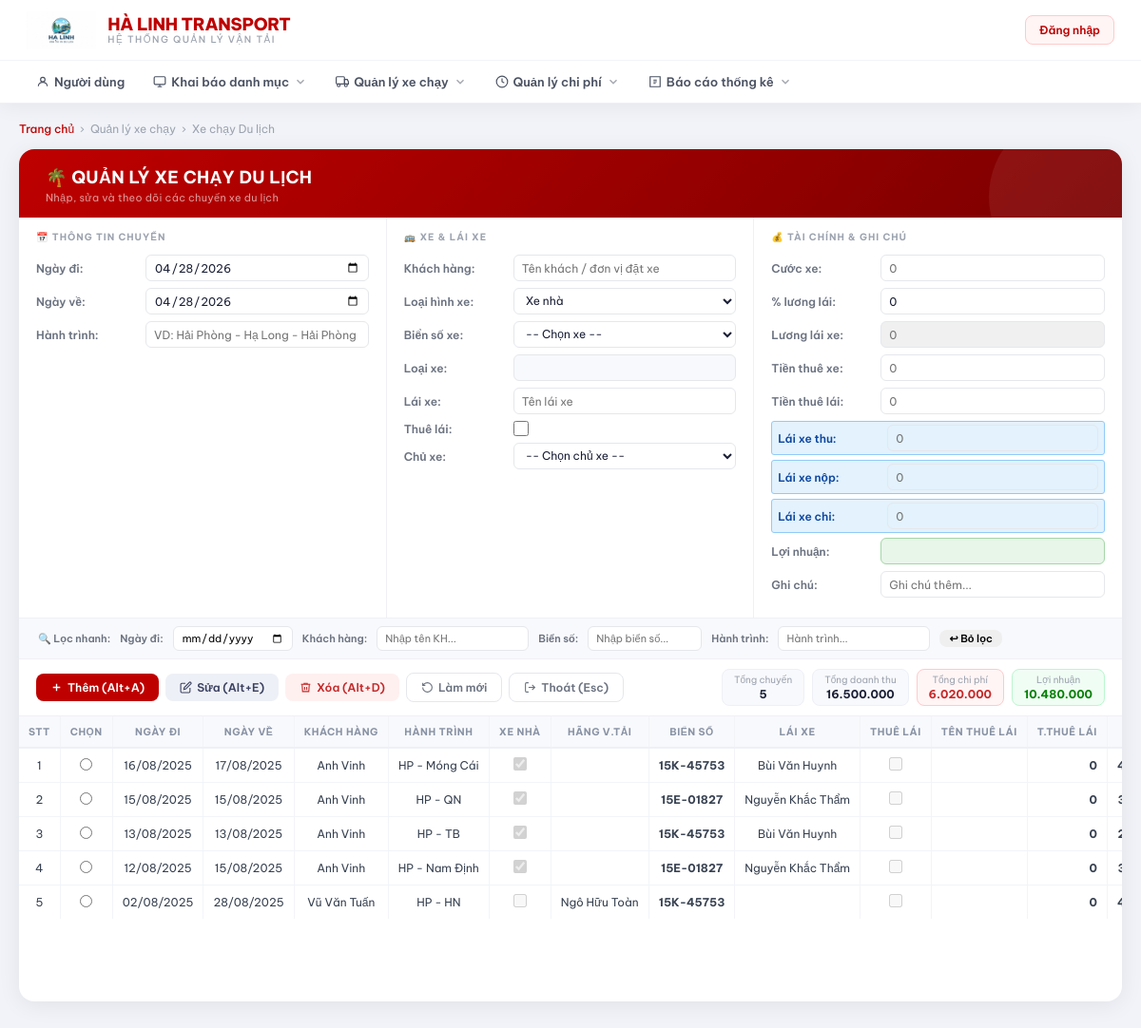
The page /xe_chay_du_lich.php (signed in) on the database its author committed.
### tables this page shows
CREATE TABLE `xe_chay_du_lich` (
  `id` int(11) NOT NULL,
  `ngay_di` date DEFAULT NULL,
  `ngay_ve` date DEFAULT NULL,
  `hanh_trinh` varchar(500) DEFAULT NULL,
  `khach_hang` varchar(255) DEFAULT NULL,
  `bien_so` varchar(20) DEFAULT NULL,
  `loai_xe` varchar(50) DEFAULT NULL,
  `lai_xe` varchar(100) DEFAULT NULL,
  `ten_thue_lai` varchar(100) DEFAULT NULL,
  `gio_xuat_phat` varchar(10) DEFAULT NULL,
  `gio_ve` varchar(10) DEFAULT NULL,
  `don_gia` decimal(15,0) DEFAULT 0,
  `cuoc_xe` decimal(15,0) DEFAULT 0,
  `luong_lai_xe` decimal(15,0) DEFAULT 0,
  `phan_tram_luong` int(11) DEFAULT 0,
  `tien_thue_xe` decimal(15,0) DEFAULT 0,
  `tien_thue_lai` decimal(15,0) DEFAULT 0,
  `lai_xe_thu` decimal(15,0) DEFAULT 0,
  `lai_xe_nop` decimal(15,0) DEFAULT 0,
  `lai_xe_chi` decimal(15,0) DEFAULT 0,
  `chu_xe` varchar(100) DEFAULT NULL,
  `loai_hinh` varchar(50) DEFAULT 'Xe nhà',
  `ghi_chu` text DEFAULT NULL,
  `thue_lai` tinyint(1) DEFAULT 0
);

### xe_chay_du_lich.php (the view, shortened to what the rows shown need)
<?php
include 'conn.php';
$conn->query("CREATE TABLE IF NOT EXISTS `xe_chay_du_lich` (
    `id` int(11) NOT NULL AUTO_INCREMENT,
    `ngay_di` date DEFAULT NULL,
    `ngay_ve` date DEFAULT NULL,
    `hanh_trinh` varchar(500) DEFAULT NULL,
    `khach_hang` varchar(255) DEFAULT NULL,
    `bien_so` varchar(20) DEFAULT NULL,
    `loai_xe` varchar(50) DEFAULT NULL,
    `lai_xe` varchar(100) DEFAULT NULL,
    `ten_thue_lai` varchar(100) DEFAULT NULL,
    `thue_lai` tinyint(1) DEFAULT 0,
    `cuoc_xe` decimal(15,0) DEFAULT 0,
    `luong_lai_xe` decimal(15,0) DEFAULT 0,
    `phan_tram_luong` int(11) DEFAULT 0,
    `tien_thue_xe` decimal(15,0) DEFAULT 0,
    `tien_thue_lai` decimal(15,0) DEFAULT 0,
    `lai_xe_thu` decimal(15,0) DEFAULT 0,
    `lai_xe_nop` decimal(15,0) DEFAULT 0,
    `lai_xe_chi` decimal(15,0) DEFAULT 0,
    `chu_xe` varchar(100) DEFAULT NULL,
    `loai_hinh` varchar(50) DEFAULT 'Xe nhà',
    `ghi_chu` text DEFAULT NULL,
    PRIMARY KEY (`id`)
) ENGINE=InnoDB DEFAULT CHARSET=utf8mb4 COLLATE=utf8mb4_general_ci;");
$conn->query("ALTER TABLE xe_chay_du_lich ADD COLUMN IF NOT EXISTS `hanh_trinh` varchar(500) DEFAULT NULL");
$conn->query("ALTER TABLE xe_chay_du_lich ADD COLUMN IF NOT EXISTS `cuoc_xe` decimal(15,0) DEFAULT 0");
$conn->query("ALTER TABLE xe_chay_du_lich ADD COLUMN IF NOT EXISTS `phan_tram_luong` int(11) DEFAULT 0");
$conn->query("ALTER TABLE xe_chay_du_lich ADD COLUMN IF NOT EXISTS `tien_thue_xe` decimal(15,0) DEFAULT 0");
$conn->query("ALTER TABLE xe_chay_du_lich ADD COLUMN IF NOT EXISTS `tien_thue_lai` decimal(15,0) DEFAULT 0");
$conn->query("ALTER TABLE xe_chay_du_lich ADD COLUMN IF NOT EXISTS `ten_thue_lai` varchar(100) DEFAULT NULL");
$conn->query("ALTER TABLE xe_chay_du_lich ADD COLUMN IF NOT EXISTS `thue_lai` tinyint(1) DEFAULT 0");
$conn->query("ALTER TABLE xe_chay_du_lich ADD COLUMN IF NOT EXISTS `lai_xe_thu` decimal(15,0) DEFAULT 0");
$conn->query("ALTER TABLE xe_chay_du_lich ADD COLUMN IF NOT EXISTS `lai_xe_nop` decimal(15,0) DEFAULT 0");
$conn->query("ALTER TABLE xe_chay_du_lich ADD COLUMN IF NOT EXISTS `lai_xe_chi` decimal(15,0) DEFAULT 0");
$conn->query("ALTER TABLE xe_chay_du_lich DROP COLUMN IF EXISTS `ten_doan`");
$conn->query("ALTER TABLE xe_chay_du_lich DROP COLUMN IF EXISTS `diem_don`");
$conn->query("ALTER TABLE xe_chay_du_lich DROP COLUMN IF EXISTS `diem_tra`");
$conn->query("ALTER TABLE xe_chay_du_lich DROP COLUMN IF EXISTS `so_khach`");
$conn->query("ALTER TABLE xe_chay_du_lich DROP COLUMN IF EXISTS `huong_dan_vien`");
$conn->query("ALTER TABLE xe_chay_du_lich DROP COLUMN IF EXISTS `tien_hdv`");
?>
<!DOCTYPE html>
<html lang="vi">
<head>
</head>
<body>
<div class="page-wrapper">
<div class="main-container">
    <div class="grid-wrapper">
        <table id="mainTable">
            <thead>
                <tr>
                    <th width="35">Stt</th>
                    <th width="35">Chọn</th>
                    <th width="80">Ngày đi</th>
                    <th width="75">Ngày về</th>
                    <th width="130">Khách hàng</th>
                    <th width="170">Hành trình</th>
                    <th width="45" title="Xe nhà">Xe nhà</th>
                    <th width="120">Hãng v.tải</th>
                    <th width="100">Biển số</th>
                    <th width="120">Lái xe</th>
                    <th width="45" title="Thuê lái">Thuê lái</th>
                    <th width="120">Tên thuê lái</th>
                    <th width="100">T.Thuê lái</th>
                    <th width="100">Cước xe</th>
                </tr>
            </thead>
            <tbody id="tableBody">
                <?php
                $res = $conn->query("SELECT * FROM xe_chay_du_lich ORDER BY ngay_di DESC, id DESC");
                $stt = 1;
                while ($r = $res->fetch_assoc()):
                ?>
                <tr onclick="selectRow(this)"
                    data-id="<?= $r['id'] ?>"
                    data-ngaydi="<?= $r['ngay_di'] ?>"
                    data-ngayve="<?= $r['ngay_ve'] ?>"
                    data-hanhtrinh="<?= htmlspecialchars($r['hanh_trinh'] ?? '') ?>"
                    data-kh="<?= htmlspecialchars($r['khach_hang'] ?? '') ?>"
                    data-bienso="<?= htmlspecialchars($r['bien_so'] ?? '') ?>"
                    data-loaixe="<?= htmlspecialchars($r['loai_xe'] ?? '') ?>"
                    data-laixe="<?= htmlspecialchars($r['lai_xe'] ?? '') ?>"
                    data-tenthuuelai="<?= htmlspecialchars($r['ten_thue_lai'] ?? '') ?>"
                    data-thueLai="<?= $r['thue_lai'] ?? 0 ?>"
                    data-chuxe="<?= htmlspecialchars($r['chu_xe'] ?? '') ?>"
                    data-loaihinh="<?= htmlspecialchars($r['loai_hinh'] ?? 'Xe nhà') ?>"
                    data-dongia="<?= $r['don_gia'] ?? 0 ?>"
                    data-cuocxe="<?= $r['cuoc_xe'] ?>"
                    data-luong="<?= $r['luong_lai_xe'] ?>"
                    data-phantramluong="<?= $r['phan_tram_luong'] ?>"
                    data-tienthuexe="<?= $r['tien_thue_xe'] ?>"
                    data-tienthuuelai="<?= $r['tien_thue_lai'] ?>"
                    data-laixethu="<?= $r['lai_xe_thu'] ?>"
                    data-laixenop="<?= $r['lai_xe_nop'] ?>"
                    data-laixechi="<?= $r['lai_xe_chi'] ?>"
                    data-ghichu="<?= htmlspecialchars($r['ghi_chu'] ?? '') ?>">
                    <td class="col-center"><?= $stt++ ?></td>
                    <td class="col-center"><input type="radio" name="row_select" value="<?= $r['id'] ?>" onclick="event.stopPropagation();"></td>
                    <td class="col-center"><?= $r['ngay_di'] ? date('d/m/Y', strtotime($r['ngay_di'])) : '' ?></td>
                    <td class="col-center"><?= $r['ngay_ve'] ? date('d/m/Y', strtotime($r['ngay_ve'])) : '' ?></td>
                    <td><?= htmlspecialchars($r['khach_hang'] ?? '') ?></td>
                    <td><?= htmlspecialchars($r['hanh_trinh'] ?? '') ?></td>
                    <td class="col-center"><?= ($r['loai_hinh'] === 'Xe nhà') ? '<input type="checkbox" checked disabled style="width:14px;height:14px;">' : '<input type="checkbox" disabled style="width:14px;height:14px;">' ?></td>
                    <td><?= htmlspecialchars($r['chu_xe'] ?? '') ?></td>
                    <td class="col-center"><b><?= htmlspecialchars($r['bien_so'] ?? '') ?></b></td>
                    <td><?= htmlspecialchars($r['lai_xe'] ?? '') ?></td>
                    <td class="col-center"><?= ($r['thue_lai'] ?? 0) ? '<input type="checkbox" checked disabled style="width:14px;height:14px;">' : '<input type="checkbox" disabled style="width:14px;height:14px;">' ?></td>
                    <td><?= htmlspecialchars($r['ten_thue_lai'] ?? '') ?></td>
                    <td class="col-money"><?= number_format($r['tien_thue_lai']) ?></td>
                    <td class="col-money"><?= number_format($r['cuoc_xe']) ?></td>
                </tr>
                <?php endwhile; ?>
            </tbody>
        </table>
    </div>
</div>
</div>
</body>
</html>

### rows shown on the page
xe_chay_du_lich: ngay_di "16/08/2025", ngay_ve "17/08/2025", khach_hang "Anh Vinh", hanh_trinh "HP - Móng Cái", bien_so "15K-45753", lai_xe "Bùi Văn Huynh", tien_thue_lai "0"
xe_chay_du_lich: ngay_di "15/08/2025", ngay_ve "15/08/2025", khach_hang "Anh Vinh", hanh_trinh "HP - QN", bien_so "15E-01827", lai_xe "Nguyễn Khắc Thẩm", tien_thue_lai "0"
xe_chay_du_lich: ngay_di "13/08/2025", ngay_ve "13/08/2025", khach_hang "Anh Vinh", hanh_trinh "HP - TB", bien_so "15K-45753", lai_xe "Bùi Văn Huynh", tien_thue_lai "0"
xe_chay_du_lich: ngay_di "12/08/2025", ngay_ve "15/08/2025", khach_hang "Anh Vinh", hanh_trinh "HP - Nam Định", bien_so "15E-01827", lai_xe "Nguyễn Khắc Thẩm", tien_thue_lai "0"
xe_chay_du_lich: ngay_di "02/08/2025", ngay_ve "28/08/2025", khach_hang "Vũ Văn Tuấn", hanh_trinh "HP - HN", chu_xe "Ngô Hữu Toàn", bien_so "15K-45753", tien_thue_lai "0"
